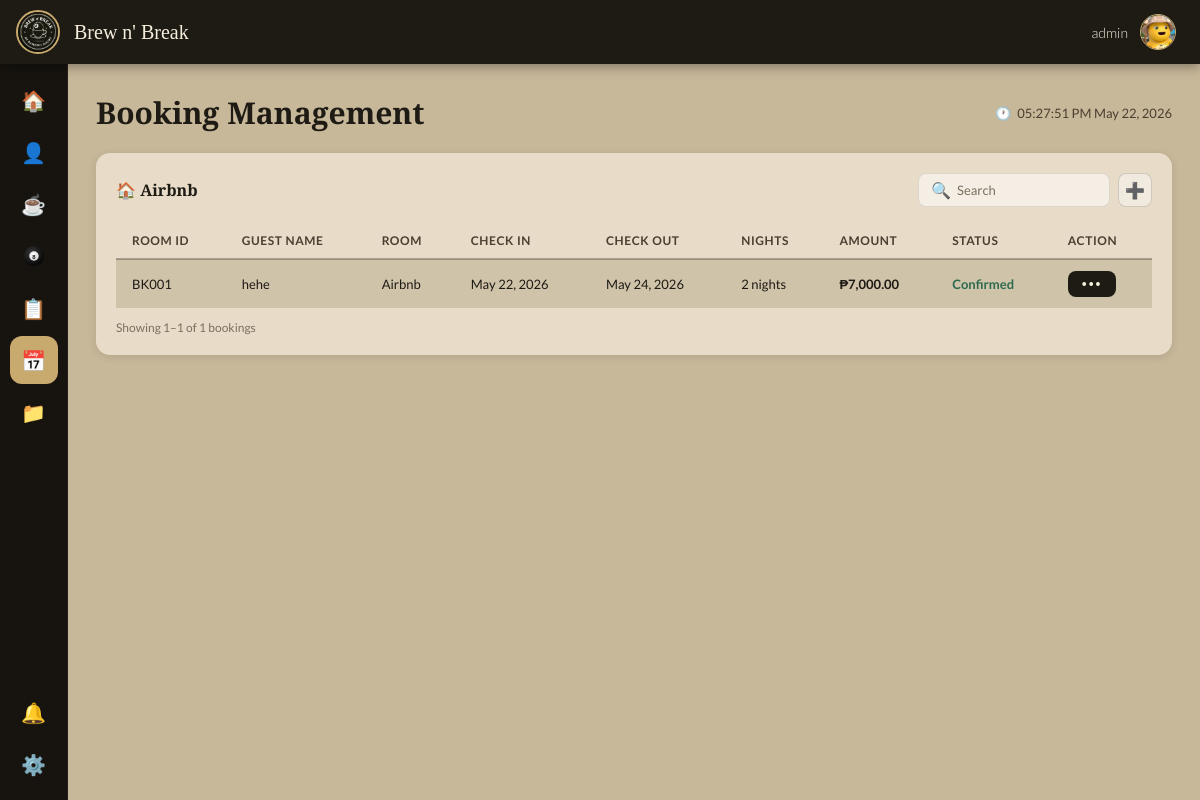
/brew-n-break-pos/bookings.php (signed in), run on an earlier commit of the app's database.
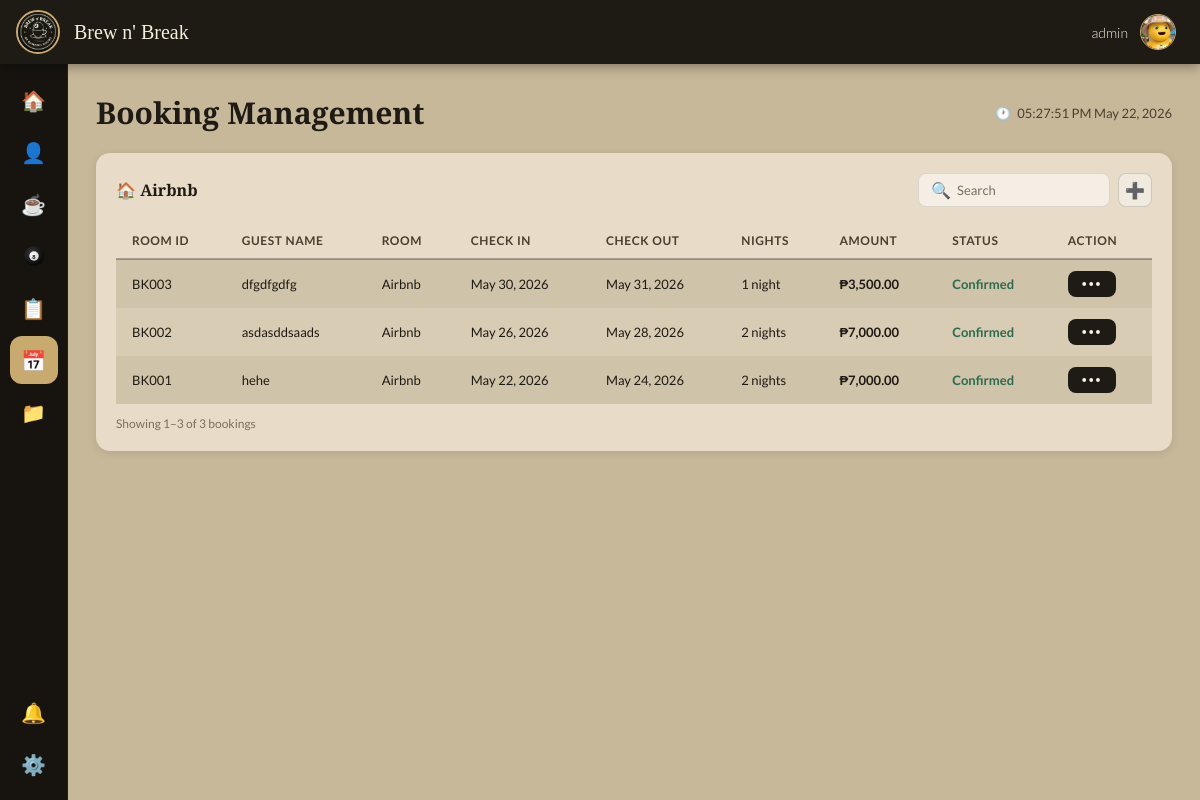
And on a later commit of the database.
### tables this page shows
CREATE TABLE `bookings` (
  `id` int(10) UNSIGNED NOT NULL,
  `booking_code` varchar(30) NOT NULL,
  `guest_name` varchar(120) NOT NULL,
  `room` varchar(60) NOT NULL,
  `check_in` date NOT NULL,
  `check_out` date NOT NULL,
  `status` varchar(30) DEFAULT 'Confirmed',
  `created_at` timestamp NOT NULL DEFAULT current_timestamp()
);

### brew-n-break-pos/bookings.php (the view, shortened to what the changed rows need)
<?php
$bookings = [];
try {
    $conn = new mysqli(DB_HOST, DB_USER, DB_PASS, DB_NAME);
    if (!$conn->connect_error) {
        $res = $conn->query("SELECT *, DATEDIFF(check_out, check_in) * 3500 AS amount FROM bookings WHERE room='Airbnb' ORDER BY check_in DESC");
        if ($res) while ($row = $res->fetch_assoc()) $bookings[] = $row;
    }
} catch (Throwable $e) {}
?>
<!DOCTYPE html>
<html lang="en">
<head>
</head>
<body>
<div class="layout">
  <main class="main">
    <div class="page-header">
      <h1 class="page-title">Booking Management</h1>
    </div>
    <div class="card" id="tableCard">
      <div class="tbl-wrap">
        <table>
          <thead>
            <tr>
              <th>Room ID</th>
              <th>Guest Name</th>
              <th>Room</th>
              <th>Check In</th>
              <th>Check Out</th>
              <th>Nights</th>
              <th>Amount</th>
              <th>Status</th>
              <th>Action</th>
            </tr>
          </thead>
          <tbody id="tableBody">
            <?php foreach ($bookings as $b):
              $sc = match(strtolower($b['status'])) {
                'confirmed'  => 'status-confirmed',
                'pending'    => 'status-pending',
                'cancelled'  => 'status-cancelled',
                default      => 'status-done'
              };
              $ci     = date('F j, Y', strtotime($b['check_in']));
              $co     = date('F j, Y', strtotime($b['check_out']));
              $nights = max(1, (int)$b['amount'] / 3500);
              $amt    = '₱'.number_format($b['amount'], 2);
            ?>
            <tr data-search="<?= strtolower(htmlspecialchars($b['booking_code'].' '.$b['guest_name'])) ?>">
              <td><?= htmlspecialchars($b['booking_code']) ?></td>
              <td><?= htmlspecialchars($b['guest_name']) ?></td>
              <td><?= htmlspecialchars($b['room']) ?></td>
              <td><?= $ci ?></td>
              <td><?= $co ?></td>
              <td><?= $nights ?> night<?= $nights > 1 ? 's' : '' ?></td>
              <td style="font-weight:700"><?= $amt ?></td>
              <td><span class="<?= $sc ?>"><?= htmlspecialchars($b['status']) ?></span></td>
              <td>
                <div class="action-wrap" id="wrap-<?= $b['id'] ?>">
                  <button class="action-btn" onclick="toggleDD(<?= $b['id'] ?>, this)">•••</button>
                </div>
              </td>
            </tr>
            <?php endforeach; ?>
          </tbody>
        </table>
      </div>
      <div style="display:flex;align-items:center;justify-content:space-between;margin-top:12px;flex-wrap:wrap;gap:10px;flex-shrink:0;">
        <div id="pageInfo" style="font-size:12px;color:var(--muted);"></div>
      </div>
    </div>
  </main>
</div>
</body>
</html>

What changed in the data, as far as the page shows it:
added bookings: booking_code "BK003", guest_name "dfgdfgdfg", room "Airbnb", check_in "May 30, 2026", check_out "May 31, 2026", nights "1", amt "₱3,500.00", status "Confirmed"
added bookings: booking_code "BK002", guest_name "asdasddsaads", room "Airbnb", check_in "May 26, 2026", check_out "May 28, 2026", nights "2", amt "₱7,000.00", status "Confirmed"
Also different on the page:
text written by a page script: "Showing 1–1 of 1 bookings" → "Showing 1–3 of 3 bookings"
